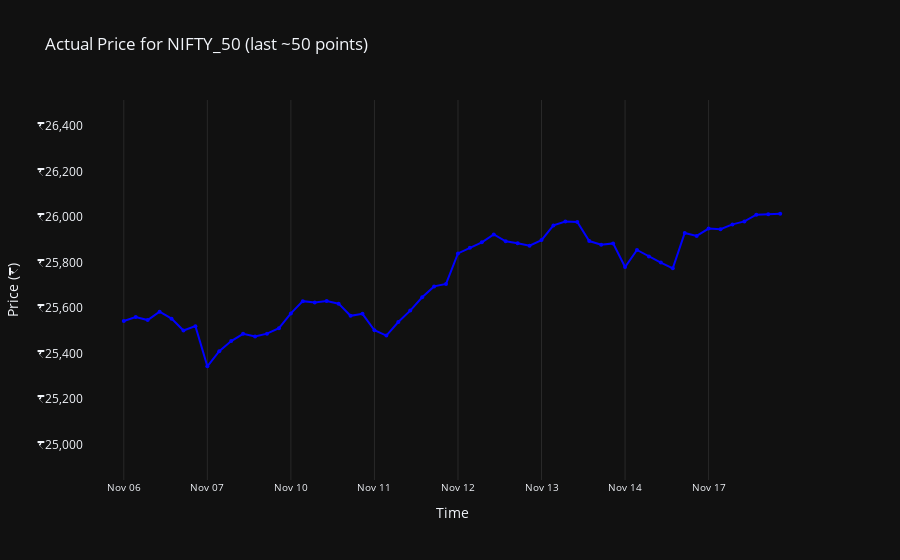

The code cell stored with this chart in its notebook:
### Code cell
interactive_data_plot(ticker=equity, data = predicted_data, n = 50)
